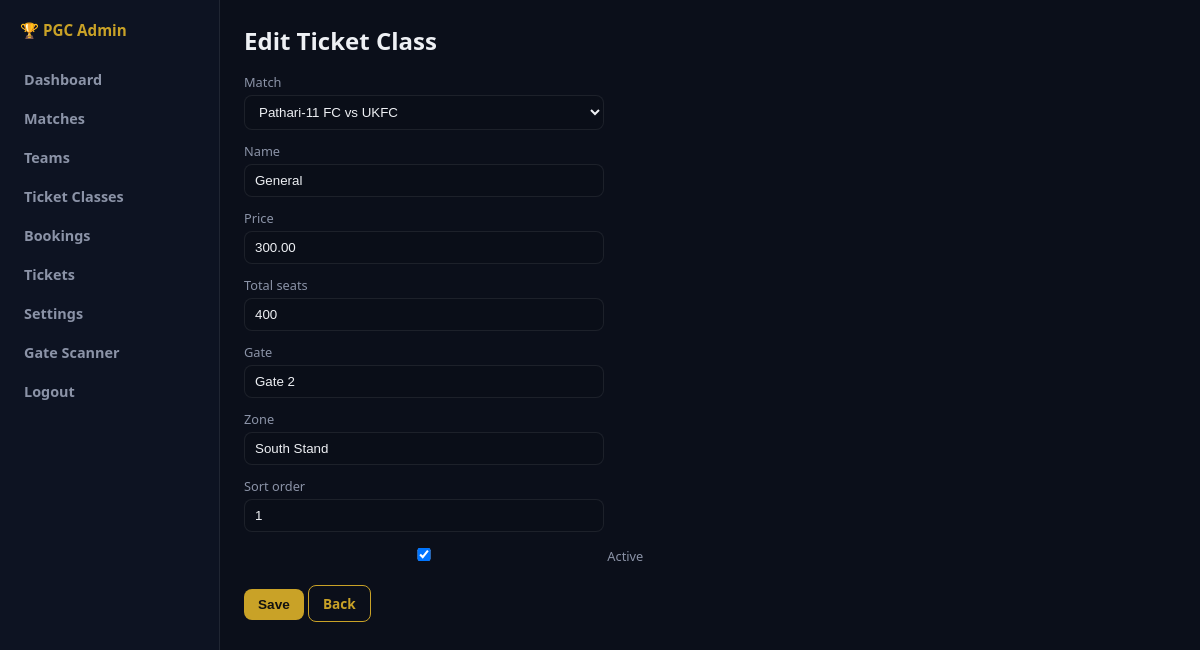
Screenshot of /admin/classes/1/edit (signed in) with the database file from the repository.
### app/models/ticket_class.py (models this page shows, shortened)
class TicketClass(db.Model):
    __tablename__ = 'ticket_classes'
    id = db.Column(db.Integer, primary_key=True)
    match_id = db.Column(db.Integer, db.ForeignKey('matches.id'), nullable=False)
    name = db.Column(db.String(80), nullable=False)  # General, VIP, Premium, VVIP
    price = db.Column(db.Numeric(10, 2), nullable=False)
    total_seats = db.Column(db.Integer, default=100)
    sold = db.Column(db.Integer, default=0)
    gate = db.Column(db.String(40), default='Gate 1')
    zone = db.Column(db.String(80), default='East Stand')
    color = db.Column(db.String(20), default='#c9a227')  # gold accent per class
    sort_order = db.Column(db.Integer, default=0)
    is_active = db.Column(db.Boolean, default=True)
    created_at = db.Column(db.DateTime, default=lambda: datetime.now(timezone.utc))

### app/models/team.py (models this page shows, shortened)
class Team(db.Model):
    __tablename__ = 'teams'
    id = db.Column(db.Integer, primary_key=True)
    name = db.Column(db.String(120), nullable=False)
    short_name = db.Column(db.String(40))
    logo = db.Column(db.String(255))  # path under static/uploads
    primary_color = db.Column(db.String(20), default='#1a237e')
    secondary_color = db.Column(db.String(20), default='#ffffff')
    is_active = db.Column(db.Boolean, default=True)
    created_at = db.Column(db.DateTime, default=lambda: datetime.now(timezone.utc))

### app/routes/admin.py (the view, shortened to what this page needs)
@admin_bp.route('/classes/<int:id>/edit', methods=['GET', 'POST'])
@login_required
def class_edit(id):
    tc = TicketClass.query.get_or_404(id)
    matches = Match.query.order_by(Match.match_date.desc()).all()
    return render_template('admin/class_form.html', tc=tc, matches=matches)

### app/models/match.py (called while the page is built)
    @property
    def display_name(self):
        h = self.home_team.short_name or self.home_team.name if self.home_team else 'TBD'
        a = self.away_team.short_name or self.away_team.name if self.away_team else 'TBD'
        return f'{h} vs {a}'

### app/models/user.py (called while the page is built)
@login_manager.user_loader
def load_user(user_id):
    return User.query.get(int(user_id))

### app/templates/admin/class_form.html (shortened to what this page needs)
{% extends "admin/base.html" %}
{% block content %}
<h2 style="margin-bottom:16px">Edit Ticket Class</h2>
<form method="post">
  <label>Match</label>
  <select name="match_id">
    {% for m in matches %}
    <option value="{{ m.id }}" {% if tc.match_id==m.id %}selected{% endif %}>{{ m.display_name }}</option>
    {% endfor %}
  </select>
  <label>Name</label>
  <input name="name" value="{{ tc.name }}" required>
  <label>Price</label>
  <input name="price" type="number" step="0.01" value="{{ tc.price }}" required>
  <label>Total seats</label>
  <input name="total_seats" type="number" value="{{ tc.total_seats }}">
  <label>Gate</label>
  <input name="gate" value="{{ tc.gate }}">
  <label>Zone</label>
  <input name="zone" value="{{ tc.zone }}">
  <label>Sort order</label>
  <input name="sort_order" type="number" value="{{ tc.sort_order }}">
  <label><input type="checkbox" name="is_active" value="1" {% if tc.is_active %}checked{% endif %}> Active</label>
  <div style="margin-top:12px">
    <button class="btn" type="submit">Save</button>
    <a class="btn btn-outline" href="{{ url_for('admin.classes') }}">Back</a>
  </div>
</form>
{% endblock %}

### app/static/css/admin.css (style rules this page uses)
:root { --bg:#0b0f1a; --side:#0d1322; --gold:#c9a227; --text:#eef0f4; --muted:#8b93a7; --card:#121a2b; --border:rgba(255,255,255,0.08); }
* { box-sizing:border-box;margin:0;padding:0 }
body { font-family:system-ui,sans-serif;background:var(--bg);color:var(--text);display:flex;min-height:100vh }
.btn { display:inline-block;padding:8px 14px;border-radius:8px;background:var(--gold);color:#111;font-weight:700;border:none;cursor:pointer;text-decoration:none;font-size:0.85rem }
.btn-outline { background:transparent;border:1px solid var(--gold);color:var(--gold) }
input,select { padding:8px 10px;border-radius:8px;border:1px solid var(--border);background:#0a0e18;color:var(--text);margin:4px 0 12px;width:100%;max-width:360px }
label { font-size:0.8rem;color:var(--muted);display:block }

### rows the page displays
TicketClass: match_id "Pathari-11 FC vs UKFC", name "General", price "300.00", total_seats "400", gate "Gate 2", zone "South Stand", sort_order "1", is_active "☑"
